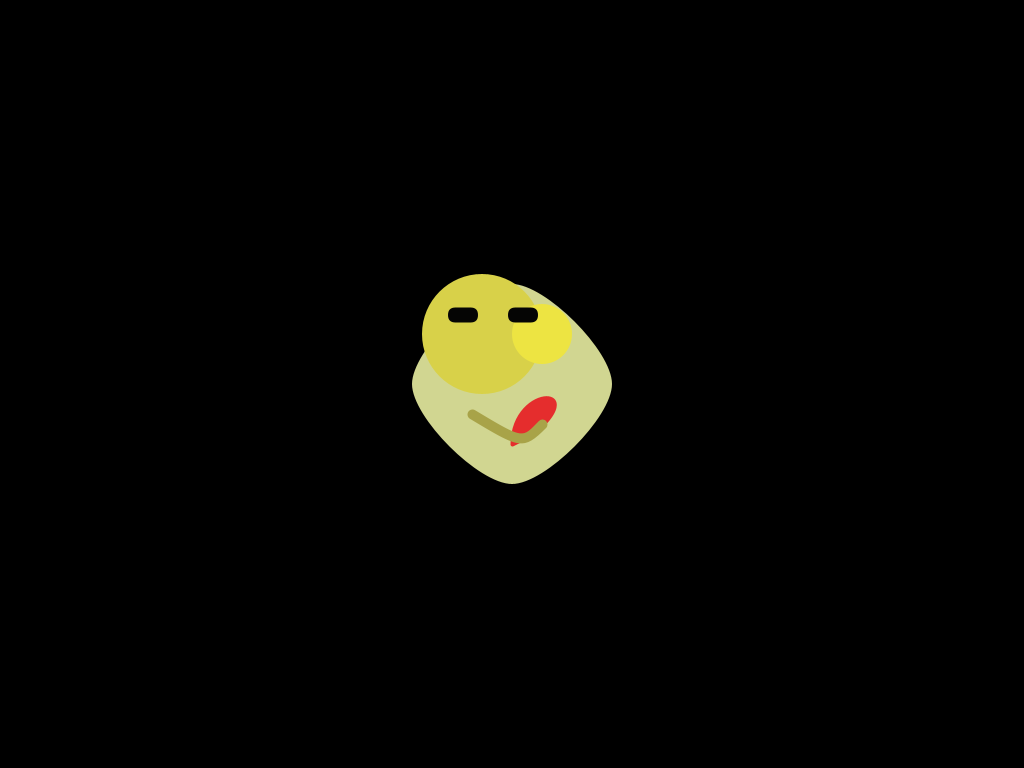
Frame 1 (no input)
Frame 60 (the mouse pressed at the canvas centre just before this capture): identical to frame 1, image omitted
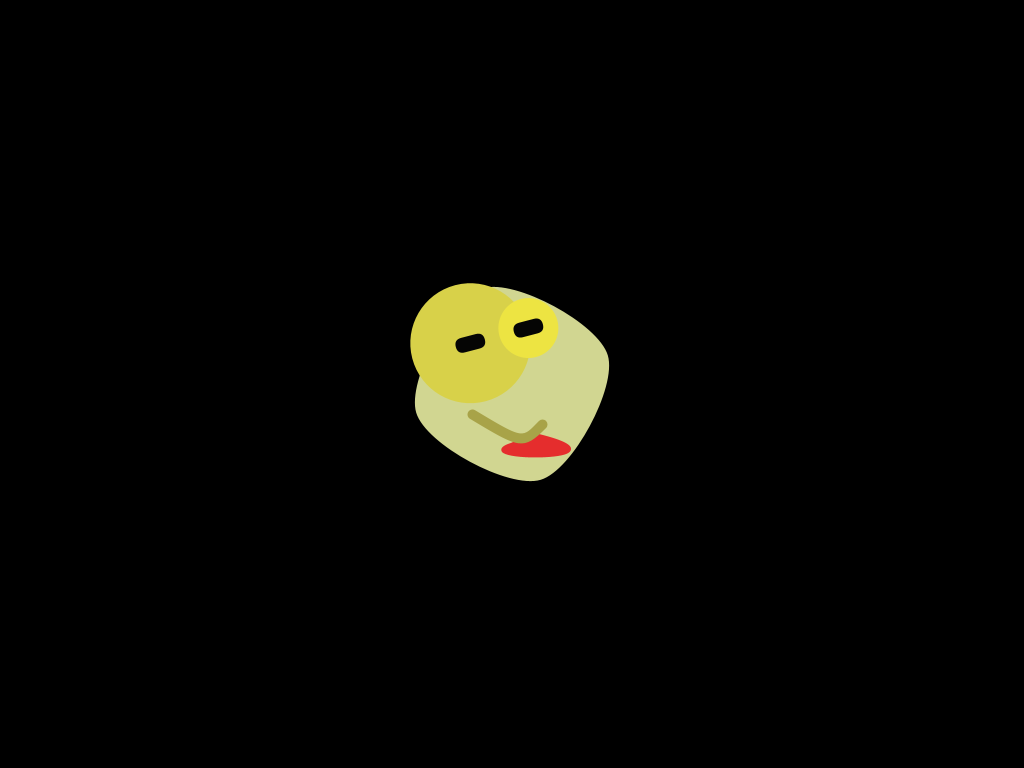
Frame 120 (the mouse held since frame 60 and released just before this capture)

The Processing sketch that drew these frames (run headless with seeded random() and noise(); from frame 60 on, the mouse is pressed at the canvas centre):

// Processing sketch: govind
// ── govind.pde
float ten=10;
float r=100;
float eyeA=30;
float eyeB=15;
int hueValue=0;

void setup() {
  size(1024, 768);
  colorMode(HSB, 360, 100, 100); // Max Hue=360, Sat=100, Bright=100
  translate(width*0.5, height*0.5);
}

void draw() {
  background(0);
  noStroke();
  fill(hueValue, 100, 100);
  pushMatrix();
  translate(width*0.5, height*0.5);
  rotate(mouseX / 400.0);
  fill(64, 32, 84);
  noStroke();
  beginShape();
  curveVertex(-r, 0);
  curveVertex(0, -r);  // Top
  curveVertex(r, 0);   // Right
  curveVertex(0, r);   // Bottom
  curveVertex(-r, 0);  // Left
  curveVertex(0, -r);  // Target back to Top
  curveVertex(r, 0);   // Exit control point (Right)
  endShape(CLOSE);
  noFill();
  popMatrix();

  pushMatrix();
  translate(width*0.5, height*0.5);
  rotate(-mouseX / 2000.0);
  fill(57, 66, 85);
  eye(-30, -50, 4*eyeA);
  fill(57, 72, 93);
  eye(30, -50, 4*eyeB);
  popMatrix();

  pushMatrix();
  translate(width*0.5, height*0.5);
  tongue();
  popMatrix();

  hueValue = (hueValue + 1) % 360; // Cycle from 0 to 359
}

void eye(float posX, float posY, float eyeM) {
  rectMode(CENTER);
  noStroke();
  circle(posX, posY, eyeM);
  stroke(360, 80, 90);   // Dark Blue outline (Same Hue, lower Brightness)
  strokeWeight(4);
  fill(57, 20, 2);
  noStroke();
  rect(posX+(mouseY-height/2)/20, posY+(mouseY-height/2)/20, eyeA, eyeB, 30);
  noFill();
}

void tongue()
{
  stroke(360, 80, 90);   // Dark Blue outline (Same Hue, lower Brightness)
  strokeWeight(4);
  beginShape();
  vertex(0, 60);
  fill(360, 80, 90);
  bezierVertex(-mouseX/10, mouseY/5, 80+mouseX/10, mouseY/5, 20, 50);
  bezierVertex(0, 60, 0, 60, 0, 60);
  endShape();


  stroke(57, 57, 66);   // Dark Blue outline (Same Hue, lower Brightness)
  strokeWeight(10);
  noFill();
  beginShape();
  vertex(-40, 30);
  bezierVertex(10, 60, 10, 60, 30, 40);
  endShape();
}

void mouseClicked() {
  r = random(80, 200);
  eyeA=random(40);
  eyeB=random(25);
  println(mouseY);
}
